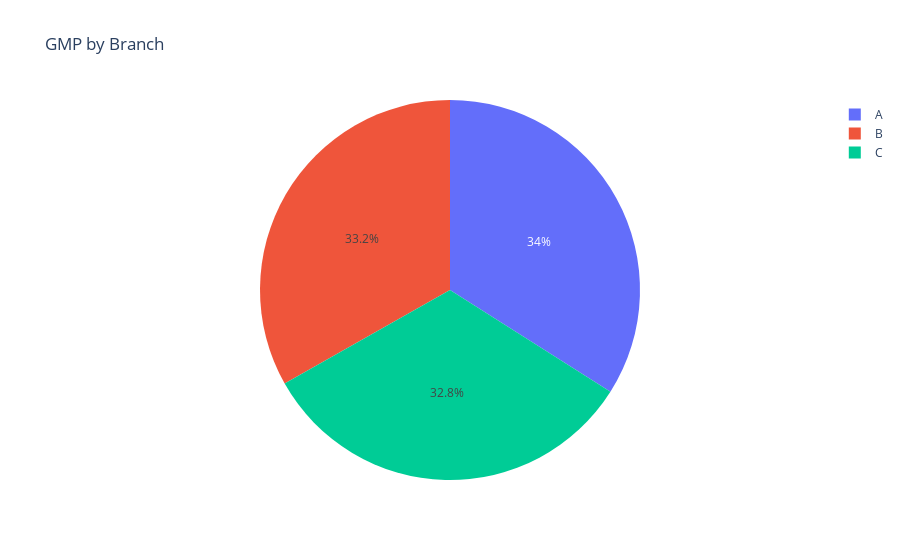

Write notebook code for a chart like this one.
### Code cell
px.pie(data_frame=df ,names='Branch' , values='gross margin percentage',title='GMP by Branch')

### Figure 1 — Plotly figure (JSON) as saved in the notebook; plotly's stock layout.template omitted (floating-point values rounded to 4 significant figures; data arrays with more than 128 entries replaced by an {"elided": "..."} marker saying what was removed)
{"data": [{"domain": {"x": [0, 1], "y": [0, 1]}, "hovertemplate": "Branch=%{label}<br>gross margin percentage=%{value}<extra></extra>", "labels": {"elided": "1000 str values"}, "legendgroup": "", "name": "", "showlegend": true, "type": "pie", "values": {"elided": "1000 float values"}}], "layout": {"legend": {"tracegroupgap": 0}, "title": {"text": "GMP by Branch"}}}
